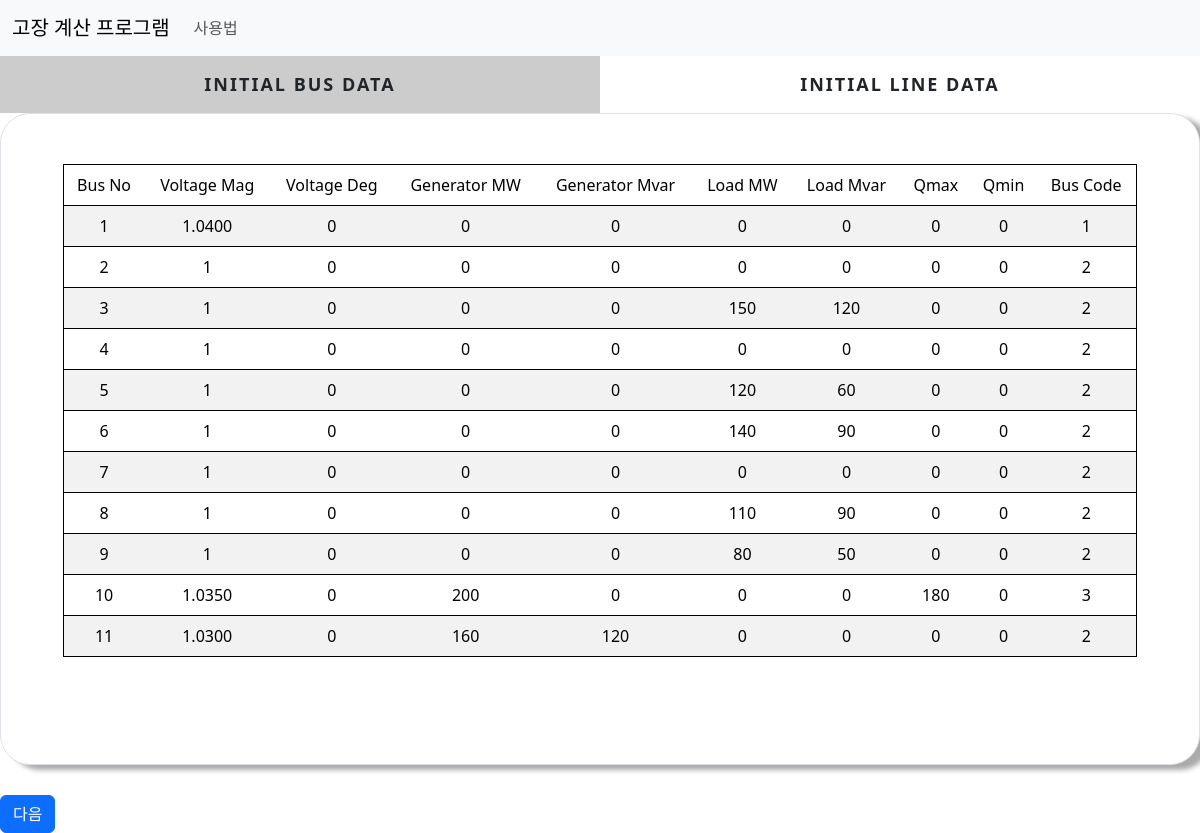
Page /initial_input/ on the committed database.
### cal/models.py (models this page shows)
class BusData(models.Model):
    bus_num =models.SmallIntegerField()
    Voltage_Mag = models.FloatField(default=0)
    Voltage_Deg = models.FloatField(default=0)
    Generator_MW = models.FloatField(default=0,null=True,blank=True)
    Generator_Mvar = models.FloatField(default=0,null=True,blank=True)
    Load_MW = models.FloatField(default=0,null=True,blank=True)
    Load_Mvar = models.FloatField(default=0,null=True,blank=True)
    Qmin = models.FloatField(default=0,null=True,blank=True)
    Qmax = models.FloatField(default=0,null=True,blank=True)
    Bus_Code = models.SmallIntegerField(default=0,null=True,blank=True)

### cal/views.py (the view)
# urls.py: path('initial_input/',views.initial, name='initial'),
def initial(request):
    faultcon = FaultCondition.objects.get(to_find=True)
    busdata = BusData.objects.all()
    linedata = LineData.objects.all()
    condition = conditionCheck.objects.get(find_con=True)
    context ={'busdata':busdata,'linedata':linedata,'condition':condition,'faultcon':faultcon}
    return render(request, 'cal/initial_circuit.html', context=context)

### cal/templates/cal/initial_circuit.html (shortened to what this page needs)
{% extends './base.html'%}
{% load static %}
{% block content %}
<div class="main">
    <div class="tab other">
      <label for="tab-1">Initial Bus Data</label>
      <label for="tab-2">Initial Line Data</label>
    </div>
    <div class="content">
      <div class="content-dis">
        <div class="border">
          <div class="container  fault">
            <table class="table table-striped">
              {% if condition.is_flow %}
                <thead>
                  <tr>
                    <td>Bus No</td>
                    <td>Voltage Mag</td>
                    <td>Voltage Deg</td>
                    <td>Generator MW</td>
                    <td>Generator Mvar</td>
                    <td>Load MW</td>
                    <td>Load Mvar</td>
                    <td>Qmax</td>
                    <td>Qmin</td>
                    <td>Bus Code</td>
                  </tr>
                </thead>
                <tbody>
                  {% for i in busdata %}
                  <tr>
                    <td>{{i.bus_num}}</td>
                    <td>{{i.Voltage_Mag|floatformat:-4}}</td>
                    <td>{{i.Voltage_Deg|floatformat:-4}}</td>
                    <td>{{i.Generator_MW|floatformat:-4}}</td>
                    <td>{{i.Generator_Mvar|floatformat:-4}}</td>
                    <td>{{i.Load_MW|floatformat:-4}}</td>
                    <td>{{i.Load_Mvar|floatformat:-4}}</td>
                    <td>{{i.Qmax|floatformat:-4}}</td>
                    <td>{{i.Qmin|floatformat:-4}}</td>
                    <td>{{i.Bus_Code}}</td>
                  </tr>
                  {% endfor %}
                </tbody>
              {% endif %}
            </table>
          </div>
        </div>
      </div>
    </div>
  </div>
  {% if faultcon.is_flow %}
    <a class="btn btn-primary" href="{% url 'flow' %}">다음</a>
  {% else %}
    {% if faultcon.is_bus_fault %}
      {% if faultcon.fault_type == 0 %}
        <a class="btn btn-primary" href="{% url 'ybus' %}">다음</a>
      {% else%}
        <a class="btn btn-primary" href="{% url 'transformer' %}">다음</a>
      {% endif %}
    {% else %}
      <a class="btn btn-primary" href="{% url 'slider' %}">다음</a>
    {% endif %}
  {% endif %}
{% endblock content%}

### cal/static/cal/css/base.css (style rules this page uses)
html { font-family: "Noto Sans KR", sans-serif; font-size: 16px; font-weight: 400; }
* { box-sizing: border-box; }
.border, .condition { background-color:#ffffff; padding: 50px; padding-bottom:100px; border: 1px solid #000000; border-radius:30px; margin-bottom:30px; box-shadow: 10px 5px 5px #aaaaaa; }
label { display:block; }
#tab-1:checked ~ .tab label:nth-child(1), #tab-2:checked ~ .tab label:nth-child(2), #tab-3:checked ~ .tab label:nth-child(3), #tab-4:checked ~ .tab label:nth-child(4), #tab-5:checked ~ .tab label:nth-child(5), #tab-6:checked ~ .tab label:nth-child(6), #tab-7:checked ~ .tab label:nth-child(7) { background-color: rgba(0, 0, 0, 0.2); box-shadow: none; }
.content > div { display: none; }
#tab-1:checked ~ .content div:nth-child(1), #tab-2:checked ~ .content div:nth-child(2), #tab-3:checked ~ .content div:nth-child(3), #tab-4:checked ~ .content div:nth-child(4), #tab-5:checked ~ .content div:nth-child(5), #tab-6:checked ~ .content div:nth-child(6), #tab-7:checked ~ .content div:nth-child(7) { display:block; }
.main { margin: 0 auto; max-width: 100%; }
.tab { overflow: hidden; }
.tab label { font-size: 18px; cursor: pointer; float: left; width: 50%; text-align: center; padding: 15px 0; text-transform: uppercase; font-weight: bold; letter-spacing: 2px; user-select: none; -webkit-user-select: none; }
.content { min-height: 250px; }
.fault { overflow:auto; height:500px; }
.table { border: 1px solid black; text-align: center; }

### rows in the picture
BusData: bus_num "1", Voltage_Mag "1.0400", Voltage_Deg "0", Generator_MW "0", Generator_Mvar "0", Load_MW "0", Load_Mvar "0", Qmax "0", Qmin "0", Bus_Code "1"
BusData: bus_num "2", Voltage_Mag "1", Voltage_Deg "0", Generator_MW "0", Generator_Mvar "0", Load_MW "0", Load_Mvar "0", Qmax "0", Qmin "0", Bus_Code "2"
BusData: bus_num "3", Voltage_Mag "1", Voltage_Deg "0", Generator_MW "0", Generator_Mvar "0", Load_MW "150", Load_Mvar "120", Qmax "0", Qmin "0", Bus_Code "2"
BusData: bus_num "4", Voltage_Mag "1", Voltage_Deg "0", Generator_MW "0", Generator_Mvar "0", Load_MW "0", Load_Mvar "0", Qmax "0", Qmin "0", Bus_Code "2"
BusData: bus_num "5", Voltage_Mag "1", Voltage_Deg "0", Generator_MW "0", Generator_Mvar "0", Load_MW "120", Load_Mvar "60", Qmax "0", Qmin "0", Bus_Code "2"
BusData: bus_num "6", Voltage_Mag "1", Voltage_Deg "0", Generator_MW "0", Generator_Mvar "0", Load_MW "140", Load_Mvar "90", Qmax "0", Qmin "0", Bus_Code "2"
BusData: bus_num "7", Voltage_Mag "1", Voltage_Deg "0", Generator_MW "0", Generator_Mvar "0", Load_MW "0", Load_Mvar "0", Qmax "0", Qmin "0", Bus_Code "2"
BusData: bus_num "8", Voltage_Mag "1", Voltage_Deg "0", Generator_MW "0", Generator_Mvar "0", Load_MW "110", Load_Mvar "90", Qmax "0", Qmin "0", Bus_Code "2"
BusData: bus_num "9", Voltage_Mag "1", Voltage_Deg "0", Generator_MW "0", Generator_Mvar "0", Load_MW "80", Load_Mvar "50", Qmax "0", Qmin "0", Bus_Code "2"
BusData: bus_num "10", Voltage_Mag "1.0350", Voltage_Deg "0", Generator_MW "200", Generator_Mvar "0", Load_MW "0", Load_Mvar "0", Qmax "180", Qmin "0", Bus_Code "3"
BusData: bus_num "11", Voltage_Mag "1.0300", Voltage_Deg "0", Generator_MW "160", Generator_Mvar "120", Load_MW "0", Load_Mvar "0", Qmax "0", Qmin "0", Bus_Code "2"
